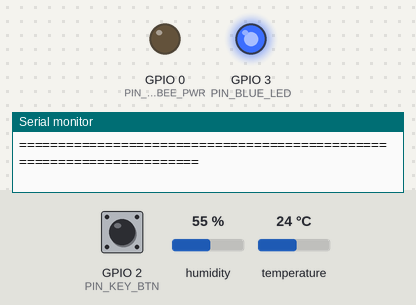
Recording of a program running on a simulated Seeed XIAO ESP32-C3. Parts: output pins drawn as LEDs (lit = HIGH), the last lines printed to the serial monitor. Wiring (inferred from the names in the program): HTU21/Si7021 sensor at I2C address 0x40. The inputs (shaded band) are chosen by the test bench; at power-on: GPIO 2 (PIN_KEY_BTN) LOW, humidity 55 %, temperature 24 °C. EEPROM starts erased; nothing arrives over Bluetooth unless stated. At 38.2 s the program restarts the board; the recording ends there.

Above: at 1.41 s.
At 32.3 s:
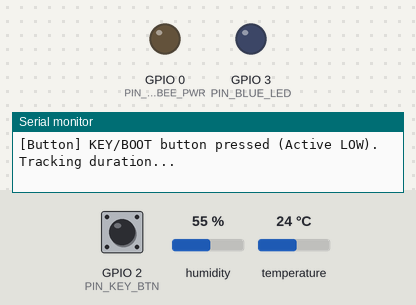
Timing chart, 0 to 38.2 s (numbered marks = the images above):
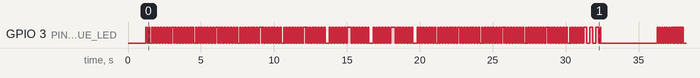

The program:

main.cpp
```cpp
/**
 * ============================================================================
 * SMART BUILDING ECOSYSTEM - ESP32-C3 TEMPERATURE & HUMIDITY ENDPOINT
 * Board: LilyGO T-ZigBee (ESP32-C3 MCU) + Sensirion SHT21 I2C Sensor
 *
 * Hardware Peripherals:
 *   - GPIO 2 : Onboard User / KEY Button (Active LOW)
 *              * 5-second long press -> Resets pairing in NVS & reboots MCU
 *              * Short press         -> Immediate manual sensor read & BLE broadcast
 *   - GPIO 3 : Onboard Blue Status LED (Active HIGH)
 *              * Pairing Mode: Fast blink (100ms)
 *              * Normal: Gentle heartbeat flash (30ms)
 *              * High Temp Alarm: Rapid emergency strobe
 *   - GPIO 0 : Telink TLSR8258 Zigbee Power (Held LOW to save battery power)
 *   - GPIO 4 : SHT21 I2C SDA
 *   - GPIO 5 : SHT21 I2C SCL
 * ============================================================================
 * Protocol Specifications:
 *   1. Initial Connection / Pairing Algorithm (Dastlabki ulanish):
 *      - Triggered when KEY button is held for 5 seconds (NVS reset + reboot).
 *      - Broadcasts BLE Intro / Commissioning packet containing:
 *        * Device Identity (Unique Chip MAC: C3-XXXXXX)
 *        * Device Type: 0x02 (TEMP_DS18B20 / SHT21 Temperature & Humidity)
 *        * Battery Level (%): 98%
 *        * Real-time Initial Temperature & Humidity readings
 *        * Handshake signature (0xAA 0xFF ... 0x55 & 0xFF 0xFF standard frame)
 *      - Active for 30 seconds to allow Gateway to capture and claim device.
 *   2. Normal Operation:
 *      - Reads SHT21 temperature and relative humidity every 5 seconds.
 *      - Transmits keep-alive telemetry frame to Gateway every 30 seconds.
 *   3. High Temperature Critical Alarm:
 *      - Triggers when Temperature >= 50.0°C.
 *      - Transmits 3 CONSECUTIVE ALARM packets immediately to Gateway.
 *      - Urgent broadcast every 1s with emergency LED strobe.
 *      - Automatic recovery when temperature drops below 48.0°C (3x NORMAL recovery burst).
 * ============================================================================
 */

#include <Arduino.h>
#include <BLEDevice.h>
#include <BLEUtils.h>
#include <BLEServer.h>
#include <Preferences.h>
#include <esp_sleep.h>

#include "board_pins.h"
#include "config.h"
#include "sht21_sensor.h"

static Preferences nvs;
static uint8_t chipIdBytes[6];
static char chipIdString[18];

static bool isBleInitialized = false;
static bool isPaired = false;
static bool inAlarmState = false;

static uint32_t lastSampleMs = 0;
static uint32_t lastBeaconMs = 0;
static uint32_t lastAlarmBurstMs = 0;
static float lastReportedTemp = -999.0f;

// -----------------------------------------------------------------------------
// LED Helper Functions
// -----------------------------------------------------------------------------
void setStatusLed(bool on) {
    digitalWrite(PIN_BLUE_LED, on ? HIGH : LOW);
}

void flashLed(int count, int onMs = 60, int offMs = 60) {
    for (int i = 0; i < count; i++) {
        setStatusLed(true);
        delay(onMs);
        setStatusLed(false);
        if (i < count - 1) delay(offMs);
    }
}

// -----------------------------------------------------------------------------
// BLE 5.0 Broadcast Engine
// -----------------------------------------------------------------------------

/**
 * Broadcasts Ecosystem-Compatible Manufacturer Data Packet:
 * [0xFF, 0xFF, CHIP_ID (6B), TYPE_BYTE (1B), BATTERY_PCT (1B), TEMP_H (1B), TEMP_L (1B), HUMIDITY (1B), FLAGS (1B)]
 */
void broadcastTelemetryFrame(uint8_t typeByte, uint8_t batteryPct, float temperatureC, float humidityPct, bool isAlarm) {
    if (!isBleInitialized) {
        BLEDevice::init(BLE_DEVICE_NAME);
        isBleInitialized = true;
    }

    BLEAdvertising *pAdv = BLEDevice::getAdvertising();
    pAdv->stop();

    int16_t tempEncoded = (int16_t)(temperatureC * 10.0f); // 24.5°C -> 245
    uint8_t humEncoded = (uint8_t)constrain((int)humidityPct, 0, 100);
    uint8_t statusFlag = isAlarm ? 0x01 : 0x00;

    uint8_t mfgPayload[14];
    mfgPayload[0] = 0xFF;
    mfgPayload[1] = 0xFF;
    memcpy(&mfgPayload[2], chipIdBytes, 6);
    mfgPayload[8] = typeByte;                           // 0x02: Temperature / SHT21
    mfgPayload[9] = batteryPct;                         // Battery %
    mfgPayload[10] = (uint8_t)((tempEncoded >> 8) & 0xFF); // Temp High Byte
    mfgPayload[11] = (uint8_t)(tempEncoded & 0xFF);        // Temp Low Byte
    mfgPayload[12] = humEncoded;                        // Humidity %
    mfgPayload[13] = statusFlag;                        // 0x01 = ALARM, 0x00 = NORMAL

    BLEAdvertisementData advData;
    advData.setFlags(0x06); // General Discoverable Mode + BR/EDR Not Supported
    advData.setManufacturerData(String((char *)mfgPayload, 14));
    pAdv->setAdvertisementData(advData);
    pAdv->start();

    Serial.printf("[BLE Tx] %s | Type: 0x%02X (TEMP_SHT21) | Temp: %.1f°C | Hum: %.1f%% | Bat: %d%% | %s\n",
                  chipIdString, typeByte, temperatureC, humidityPct, batteryPct,
                  isAlarm ? ">>> CRITICAL ALARM! <<<" : "NORMAL");
}

/**
 * Broadcasts Industrial Introduction / Handshake Frame (Kirish tanishtiruv paketi):
 * [0xAA, 0xFF, CHIP_ID (6B), TYPE_BYTE (0x02), BATTERY_PCT (1B), TEMP_H (1B), TEMP_L (1B), HUMIDITY (1B), 0x55]
 * Recognized by Cloud Dashboard & Gateway pairing auto-detection engine
 */
void broadcastIntroPairingFrame(uint8_t batteryPct, float temperatureC, float humidityPct) {
    if (!isBleInitialized) {
        BLEDevice::init(BLE_DEVICE_NAME);
        isBleInitialized = true;
    }

    BLEAdvertising *pAdv = BLEDevice::getAdvertising();
    pAdv->stop();

    int16_t tempEncoded = (int16_t)(temperatureC * 10.0f);
    uint8_t humEncoded = (uint8_t)constrain((int)humidityPct, 0, 100);

    uint8_t introPayload[14];
    introPayload[0] = 0xAA; // Handshake intro signature start
    introPayload[1] = 0xFF;
    memcpy(&introPayload[2], chipIdBytes, 6);
    introPayload[8] = BLE_MFG_TYPE_TEMP; // 0x02: TEMP_DS18B20 / SHT21
    introPayload[9] = batteryPct;
    introPayload[10] = (uint8_t)((tempEncoded >> 8) & 0xFF);
    introPayload[11] = (uint8_t)(tempEncoded & 0xFF);
    introPayload[12] = humEncoded;
    introPayload[13] = 0x55; // Stop byte

    BLEAdvertisementData advData;
    advData.setFlags(0x06);
    advData.setManufacturerData(String((char *)introPayload, 14));
    pAdv->setAdvertisementData(advData);
    pAdv->start();

    // Print raw intro hex string for easy debugging and clipboard copy
    char hexStr[48] = {0};
    int pos = 0;
    for (int i = 0; i < 14; i++) {
        pos += snprintf(hexStr + pos, sizeof(hexStr) - pos, "%02X ", introPayload[i]);
    }

    Serial.printf("[BLE Intro Tx] Handshake Packet: [%s]\n", hexStr);
    Serial.printf("               Device: %s | Type: 0x02 (TEMP_SHT21) | Temp: %.1f°C | Hum: %.1f%% | Bat: %d%%\n",
                  chipIdString, temperatureC, humidityPct, batteryPct);
}

/**
 * Transmits N consecutive bursts with inter-frame spacing to guarantee delivery
 */
void sendPacketBurst(float tempC, float humPct, bool isAlarm, int burstCount = ALARM_BURST_COUNT) {
    for (int i = 0; i < burstCount; i++) {
        broadcastTelemetryFrame(BLE_MFG_TYPE_TEMP, 98, tempC, humPct, isAlarm);
        delay(120); // 120ms RF spacing
    }
}

// -----------------------------------------------------------------------------
// Initial Connection Algorithm (Dastlabki ulanish algoritmi)
// -----------------------------------------------------------------------------
void runInitialConnectionAlgorithm() {
    Serial.println("\n======================================================================");
    Serial.println("  >>> [DASTLABKI ULANISH ALGORITMI / PAIRING MODE ACTIVATED] <<<");
    Serial.printf("  Device ID    : %s\n", chipIdString);
    Serial.println("  Sensor Type  : 0x02 (TEMP_DS18B20 / Sensirion SHT21)");
    Serial.printf("  Window       : %d seconds active BLE broadcasting\n", PAIRING_WINDOW_SEC);
    Serial.println("  Waiting for Gateway to capture and claim this endpoint...");
    Serial.println("======================================================================\n");

    // Sample initial sensor reading
    Sht21Reading initReading = readSht21();
    float curTemp = initReading.isValid ? initReading.temperature : 25.0f;
    float curHum = initReading.isValid ? initReading.humidity : 45.0f;

    uint32_t pairingStart = millis();
    uint32_t lastIntroBroadcast = 0;
    uint32_t pairingDurationMs = (uint32_t)PAIRING_WINDOW_SEC * 1000UL;

    // Active Pairing Mode Loop: Fast LED cadence + continuous dual-frame broadcasting
    while (millis() - pairingStart < pairingDurationMs) {
        // 1. Toggle LED for clear visual indication (100ms ON / 100ms OFF)
        setStatusLed((millis() / 100) % 2 == 0);

        // 2. Broadcast intro frame every 1.5 seconds
        if (millis() - lastIntroBroadcast >= 1500) {
            lastIntroBroadcast = millis();

            // Alternate between Handshake Intro Frame and Ecosystem Telemetry Frame
            broadcastIntroPairingFrame(98, curTemp, curHum);
            delay(100);
            broadcastTelemetryFrame(BLE_MFG_TYPE_TEMP, 98, curTemp, curHum, false);

            uint32_t remainingSec = (pairingDurationMs - (millis() - pairingStart)) / 1000;
            Serial.printf("  [Pairing Active] Broadcast sent! Remaining time: %u sec...\n", remainingSec);
        }

        delay(20);
    }

    // Mark as paired in NVS
    nvs.begin(NVS_NAMESPACE, false);
    nvs.putBool("is_paired", true);
    nvs.putBool("need_pairing_intro", false);
    nvs.end();
    isPaired = true;

    setStatusLed(false);
    Serial.println("\n======================================================================");
    Serial.println("  [Pairing Complete] Initial Connection window ended.");
    Serial.println("  Device successfully initialized and registered in NVS memory!");
    Serial.println("  Transitioning to normal continuous monitoring mode...");
    Serial.println("======================================================================\n");

    // 3 slow LED blinks to confirm pairing completion
    flashLed(3, 200, 200);
}

// -----------------------------------------------------------------------------
// Button Handling: Short Press = Manual Test, 5s Long Press = Reset & Pairing
// -----------------------------------------------------------------------------
void handleButton() {
    static uint32_t pressStartMs = 0;
    static bool isPressing = false;
    static bool restartTriggered = false;

    // Detect button press on either PIN_KEY_BTN (GPIO 2, shared with SCL) or PIN_BOOT_BTN (GPIO 9)
    bool isBtnDown = (digitalRead(PIN_KEY_BTN) == LOW) || (digitalRead(PIN_BOOT_BTN) == LOW);

    if (isBtnDown) {
        if (!isPressing) {
            isPressing = true;
            pressStartMs = millis();
            restartTriggered = false;
            Serial.println("[Button] KEY/BOOT button pressed (Active LOW). Tracking duration...");
        } else {
            uint32_t holdDuration = millis() - pressStartMs;

            // Give visual feedback when approaching 5 seconds
            if (holdDuration >= 4000 && holdDuration < KEY_LONG_PRESS_MS) {
                setStatusLed((holdDuration / 80) % 2 == 0);
            }

            // 5-Second Long Press Threshold reached!
            if (holdDuration >= KEY_LONG_PRESS_MS && !restartTriggered) {
                restartTriggered = true;

                Serial.println("\n!!!!!!!!!!!!!!!!!!!!!!!!!!!!!!!!!!!!!!!!!!!!!!!!!!!!!!!!!!!!!!!!!!!!!!");
                Serial.printf("  >>> [5-SECOND KEY HOLD DETECTED: %u ms] <<<\n", holdDuration);
                Serial.println("  Resetting Commissioning State in NVS...");
                Serial.println("  Restarting MCU to launch Initial Connection Algorithm (Dastlabki ulanish)!");
                Serial.println("!!!!!!!!!!!!!!!!!!!!!!!!!!!!!!!!!!!!!!!!!!!!!!!!!!!!!!!!!!!!!!!!!!!!!!\n");

                // Reset pairing status in NVS
                nvs.begin(NVS_NAMESPACE, false);
                nvs.putBool("is_paired", false);
                nvs.putBool("need_pairing_intro", true);
                nvs.end();

                // Rapid 10-blink confirmation
                flashLed(10, 40, 40);

                Serial.println("[System] Rebooting now via esp_restart()...\n");
                Serial.flush();
                delay(200);
                ESP.restart();
            }
        }
    } else {
        if (isPressing) {
            uint32_t elapsed = millis() - pressStartMs;
            isPressing = false;
            setStatusLed(false);

            // Short press detected (50ms - 3000ms): Manual test reading & burst
            if (elapsed > 50 && elapsed < 3000 && !restartTriggered) {
                Serial.printf("[Button] Short press detected (%u ms) -> Triggering Manual SHT21 Read & BLE Burst!\n", elapsed);
                flashLed(2, 60, 60);

                Sht21Reading r = readSht21();
                broadcastTelemetryFrame(BLE_MFG_TYPE_TEMP, 98, r.temperature, r.humidity, inAlarmState);
                sendPacketBurst(r.temperature, r.humidity, inAlarmState, 2);
            }
        }
    }
}

// -----------------------------------------------------------------------------
// Interactive Serial Command Handler
// -----------------------------------------------------------------------------
void handleSerialCommands() {
    if (!Serial.available()) return;

    char cmd = Serial.read();
    switch (cmd) {
        case 'p':
        case 'P':
            Serial.println("[Command] Manually triggering Initial Connection Algorithm (Pairing)...");
            runInitialConnectionAlgorithm();
            break;
        case 'r':
        case 'R': {
            Sht21Reading r = readSht21();
            Serial.printf("[SHT21 Sample] Temp: %.2f °C | Hum: %.2f %%RH | Valid: %s\n",
                          r.temperature, r.humidity, r.isValid ? "YES" : "NO");
            break;
        }
        case 't':
        case 'T':
            Serial.println("[Command] Broadcasting manual BLE telemetry frame...");
            {
                Sht21Reading r = readSht21();
                broadcastTelemetryFrame(BLE_MFG_TYPE_TEMP, 98, r.temperature, r.humidity, inAlarmState);
            }
            break;
        case 'a':
        case 'A':
            Serial.println("[Command] Simulating HIGH TEMPERATURE ALARM (> 50°C)...");
            sendPacketBurst(58.5f, 32.0f, true, 3);
            break;
        case 'h':
        case '?':
            Serial.println("\n========== SHT21 ENDPOINT COMMAND MENU ==========");
            Serial.println("  'p' : Trigger Initial Connection Algorithm (Pairing)");
            Serial.println("  'r' : Read live SHT21 temperature & humidity");
            Serial.println("  't' : Broadcast manual BLE telemetry beacon");
            Serial.println("  'a' : Test 3x High-Temp Alarm burst (> 50°C)");
            Serial.println("  'h' : Show this help menu");
            Serial.println("=================================================\n");
            break;
        default:
            break;
    }
}

// -----------------------------------------------------------------------------
// Arduino Setup
// -----------------------------------------------------------------------------
void setup() {
    // 1. Immediately disable TLSR8258 Zigbee chip to maximize power saving
    pinMode(PIN_ZIGBEE_PWR, OUTPUT);
    digitalWrite(PIN_ZIGBEE_PWR, LOW);

    // 2. Configure Board Pins
    pinMode(PIN_BLUE_LED, OUTPUT);
    digitalWrite(PIN_BLUE_LED, LOW);

    pinMode(PIN_BOOT_BTN, INPUT_PULLUP);

    Serial.begin(115200);
    delay(1000); // Allow UART connection

    Serial.println("\n======================================================================");
    Serial.println("  LILYGO T-ZIGBEE (ESP32-C3) TEMPERATURE & HUMIDITY ENDPOINT FIRMWARE");
    Serial.println("  Sensirion SHT21 Digital I2C Sensor + BLE 5.0 Broadcast + Pairing FSM");
    Serial.println("======================================================================");

    // 3. Extract Unique Chip ID from eFuse MAC
    uint64_t mac = ESP.getEfuseMac();
    for (int i = 0; i < 6; i++) {
        chipIdBytes[i] = (mac >> (8 * (5 - i))) & 0xFF;
    }
    snprintf(chipIdString, sizeof(chipIdString), "C3-%02X%02X%02X%02X%02X%02X",
             chipIdBytes[0], chipIdBytes[1], chipIdBytes[2],
             chipIdBytes[3], chipIdBytes[4], chipIdBytes[5]);
    Serial.printf("[System] Device Unique ID: %s\n", chipIdString);

    // 4. Initialize I2C Bus and SHT21 Sensor
    initSht21(PIN_SHT21_SDA, PIN_SHT21_SCL, SHT21_I2C_FREQ);

    // 5. Initialize BLE Subsystem
    BLEDevice::init(BLE_DEVICE_NAME);
    isBleInitialized = true;
    Serial.println("[BLE] BLE 5.0 Radio Initialized. Device Name: " BLE_DEVICE_NAME);

    // 6. Read NVS Commissioning Flags
    nvs.begin(NVS_NAMESPACE, false);
    isPaired = nvs.getBool("is_paired", false);
    bool needPairingIntro = nvs.getBool("need_pairing_intro", true);
    nvs.end();

    Serial.printf("[NVS] Commissioning Status: %s | Need Intro: %s\n",
                  isPaired ? "PAIRED" : "UNPAIRED (Needs Pairing)",
                  needPairingIntro ? "YES" : "NO");

    // 7. Check if Initial Connection Algorithm is required
    // (Triggered on first boot or after 5-second KEY hold)
    if (!isPaired || needPairingIntro) {
        Serial.println("[Setup] Device requires commissioning -> Launching Initial Connection Algorithm!");
        runInitialConnectionAlgorithm();
    } else {
        // Startup confirmation chirp
        flashLed(2, 80, 80);
        Serial.println("[Setup] Device already paired. Running normal monitoring loop.");
    }

    Serial.println("[System] Ready. Type 'h' in Serial Monitor for commands.\n");
}

// -----------------------------------------------------------------------------
// Main Arduino Loop
// -----------------------------------------------------------------------------
void loop() {
    handleSerialCommands();
    handleButton();

    uint32_t now = millis();
    uint32_t sampleRate = inAlarmState ? SAMPLE_INTERVAL_ALARM_MS : SAMPLE_INTERVAL_NORMAL_MS;

    // Periodic SHT21 Measurement Cycle
    if (now - lastSampleMs >= sampleRate) {
        lastSampleMs = now;

        Sht21Reading r = readSht21();
        float tempC = r.temperature;
        float humPct = r.humidity;

        // Check High Temperature Alarm Condition (Temp >= 50.0°C)
        bool tempAlarmCondition = (tempC >= DEFAULT_TEMP_ALARM_C);

        if (tempAlarmCondition && !inAlarmState) {
            // === ENTER CRITICAL ALARM STATE ===
            inAlarmState = true;
            Serial.println("\n!!!!!!!!!!!!!!!!!!!!!!!!!!!!!!!!!!!!!!!!!!!!!!!!!!!!!!!!!!!!!!!!!!!!!!");
            Serial.printf("  >>> [CRITICAL HIGH TEMPERATURE ALARM!] %.1f°C >= %.1f°C <<<\n",
                          tempC, DEFAULT_TEMP_ALARM_C);
            Serial.println("  Transmitting initial 3x ALARM burst to Gateway...");
            Serial.println("!!!!!!!!!!!!!!!!!!!!!!!!!!!!!!!!!!!!!!!!!!!!!!!!!!!!!!!!!!!!!!!!!!!!!!");

            sendPacketBurst(tempC, humPct, true, 3);
            lastAlarmBurstMs = now;
            lastBeaconMs = now;

        } else if (!tempAlarmCondition && inAlarmState) {
            // Check hysteresis before clearing alarm (Temp <= 48.0°C)
            if (tempC <= (DEFAULT_TEMP_ALARM_C - DEFAULT_TEMP_HYSTERESIS_C)) {
                // === RECOVERY CONFIRMED ===
                inAlarmState = false;
                Serial.println("\n======================================================================");
                Serial.printf("  >>> [RECOVERY CONFIRMED] Temperature cooled: %.1f°C <= %.1f°C <<<\n",
                              tempC, (DEFAULT_TEMP_ALARM_C - DEFAULT_TEMP_HYSTERESIS_C));
                Serial.println("  Transmitting 3x NORMAL recovery burst to Gateway...");
                Serial.println("======================================================================");

                sendPacketBurst(tempC, humPct, false, 3);
                setStatusLed(false);
                flashLed(3, 100, 100);
                lastBeaconMs = now;
            }
        }

        // Print Telemetry Log
        Serial.printf("[SHT21] Temp: %5.1f°C | Hum: %5.1f%% | Status: %s | AlarmThresh: >= %.1f°C\n",
                      tempC, humPct,
                      inAlarmState ? ">>> CRITICAL ALARM! <<<" : "OK (Normal)",
                      DEFAULT_TEMP_ALARM_C);

        // Visual Indicator:
        if (inAlarmState) {
            // Rapid strobe while in alarm
            setStatusLed(true);
            delay(50);
            setStatusLed(false);

            // Re-transmit alarm burst every 1 second
            if (now - lastAlarmBurstMs >= (BLE_BEACON_INTERVAL_ALARM * 1000UL)) {
                lastAlarmBurstMs = now;
                broadcastTelemetryFrame(BLE_MFG_TYPE_TEMP, 98, tempC, humPct, true);
            }
        } else {
            // 30ms gentle heartbeat blink in normal state
            setStatusLed(true);
            delay(30);
            setStatusLed(false);

            // Keep-alive beacon transmission every 30 seconds
            // OR immediate broadcast if temperature shifted by > 0.5°C
            bool tempChangedSignificantly = (fabs(tempC - lastReportedTemp) >= 0.5f);
            uint32_t beaconIntervalMs = (uint32_t)BLE_BEACON_INTERVAL_NORMAL * 1000UL;

            if ((now - lastBeaconMs >= beaconIntervalMs) || tempChangedSignificantly) {
                lastBeaconMs = now;
                lastReportedTemp = tempC;
                broadcastTelemetryFrame(BLE_MFG_TYPE_TEMP, 98, tempC, humPct, false);
            }
        }
    }

    // Small yield for background FreeRTOS tasks & watchdog
    delay(10);
}
```

Source omitted: sht21_sensor.h (1002 bytes), sht21_sensor.cpp (3361 bytes), board_pins.h (1295 bytes), config.h (1717 bytes)
